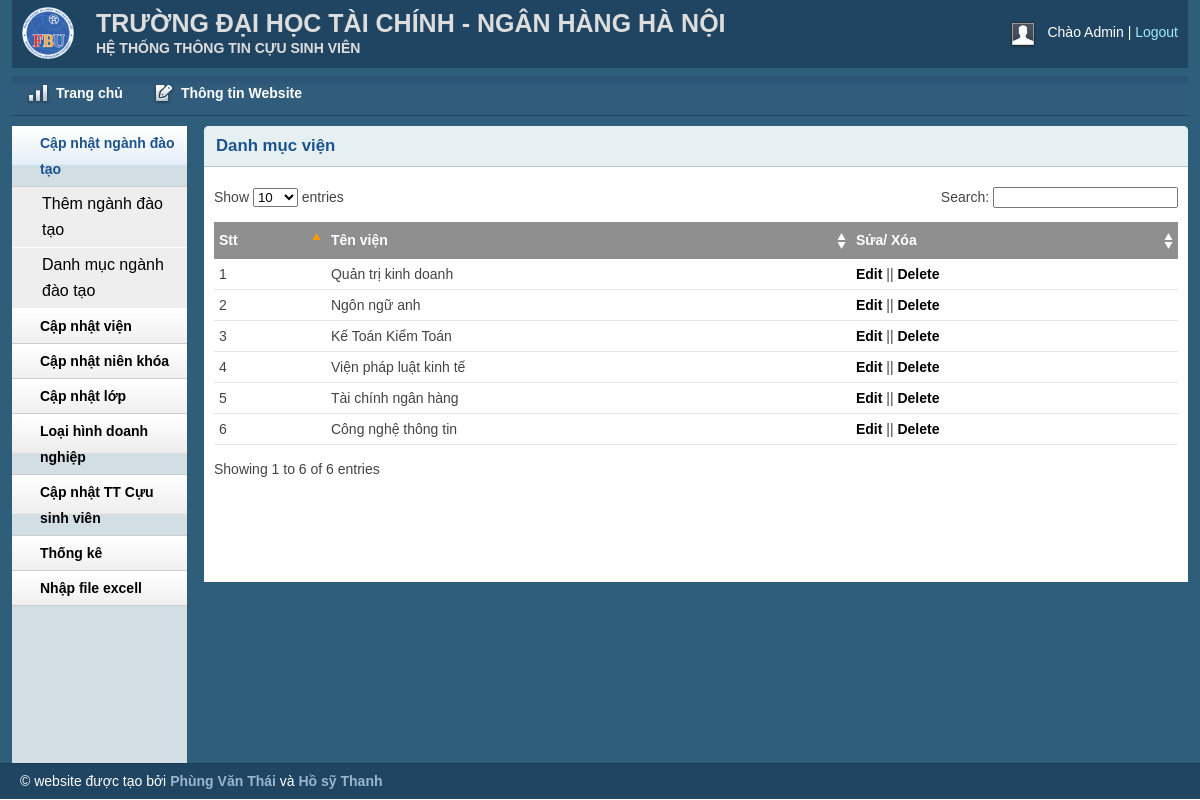
The page /admin/brandlist.php (signed in) on the database its author committed.
### tables this page shows
CREATE TABLE `vien` (
  `id` int(100) NOT NULL,
  `tenVien` varchar(100) NOT NULL,
  `nganhDaoTao` int(11) NOT NULL
);

### lib/database.php (called while the page is built, shortened)
<?php
Class Database{
   public $host   = DB_HOST;
   public $user   = DB_USER;
   public $pass   = DB_PASS;
   public $dbname = DB_NAME;
   public $link;
private function connectDB(){
   $this->link = new mysqli($this->host, $this->user, $this->pass,
    $this->dbname);
 }
public function select($query){
  $result = $this->link->query($query) or
   die($this->link->error.__LINE__);
  if($result->num_rows > 0){
    return $result;
  } else {
    return false;
  }
 }
}

### classes/brand.php (called while the page is built, shortened)
<?php
$filepath = realpath(dirname(__FILE__));
include_once ($filepath.'/../lib/database.php');
?>
<?php
class brand
{
    private $db;
    public function __construct(){
        $this->db = new Database();
    }
    public function show_brand(){
        $query = "select * from vien order by id desc";
        $result = $this->db->select($query);
        return $result;
    }
}
?>

### admin/brandlist.php (the view, shortened to what this page needs)
<?php include 'inc/header.php';?>
<?php include 'inc/sidebar.php';?>
<?php include '../classes/brand.php' ?>
<?php
$brand = new brand();
?>
        <div class="grid_10">
            <div class="box round first grid">
                <h2>Danh mục viện</h2>
                <div class="block">
                    <table class="data display datatable" id="example">
					<thead>
						<tr>
							<th>Stt</th>
							<th>Tên viện</th>
							<th>Sửa/ Xóa</th>
						</tr>
					</thead>
					<tbody>
						<?php
						$show_brand = $brand->show_brand();
						if($show_brand){
							$i = 0;
							while($result = $show_brand->fetch_assoc()){
								$i++;
								?>
						<tr class="odd gradeX">
							<td><?php echo $i; ?></td>
							<td><?php echo $result['tenVien'] ?></td>
							<td><a href="brandedit.php ?brandId=<?php echo $result['id'] ?>">Edit</a> || <a onclick = "return confirm('Bạn muốn xoá mục này?')" href="?delId=<?php echo $result['id'] ?>">Delete</a></td>
						</tr>
						<?php
							}
						}
						?>
					</tbody>
				</table>
               </div>
            </div>
        </div>
<?php include 'inc/footer.php';?>

### admin/css/layout.css (style rules this page uses)
body { background: #fff none repeat scroll 0 0; color: #444; font-size: 14px; padding: 0; }
a { color: #000; font-weight:bold; text-decoration: none; }
h1, h2, h3, h4, h5, h6 { line-height:1.2em; margin-bottom:.3em; }
h2 { margin-top:1em; }
.box { background:#fff; margin-bottom:20px; padding:10px 10px 10px 10px; margin-left:-8px; }
.box.grid { padding-bottom:40px; }
.box.round { -moz-border-radius: 5px 5px 0px 0px; -webkit-border-radius: 5px 5px 0px 0px; border-radius: 5px 5px 0px 0px; }
.box h2 { font-size:1.2em; font-weight:bold; color:#1B548D; background:#E6F0F3; margin:-10px -10px 0 -10px; padding:10px 12px; border-bottom:1px solid #B3CBD6; -moz-border-radius: 5px 5px 0px 0px; -webkit-border-radius: 5px 5px 0px 0px; border-radius: 5px 5px 0px 0px; }
.box.first { min-height: 406px; }
.block { padding-top:20px; }
.block { padding-bottom:1px; }
table.display { margin: 0 auto; clear: both; width: 100%; }
.sorting_asc { background: #8f8f8f url(../img/table/sort_asc.png) no-repeat center right; padding:8px 5px; text-align:left; color:#fff; }
.sorting { background:#8f8f8f url(../img/table/sort_both.png) no-repeat center right; padding:8px 5px; text-align:left; color:#fff; }
tr.odd { height: 30px; line-height: 30px; border-bottom:1px solid #e6e6e6; }
tr.even { height: 30px; line-height: 30px; border-bottom:1px solid #e6e6e6; }
tr.odd td, tr.even td { padding-left:5px; }

### rows shown on the page
vien: tenVien "Quản trị kinh doanh"
vien: tenVien "Ngôn ngữ anh"
vien: tenVien "Kế Toán Kiểm Toán"
vien: tenVien "Viện pháp luật kinh tế"
vien: tenVien "Tài chính ngân hàng"
vien: tenVien "Công nghệ thông tin"
